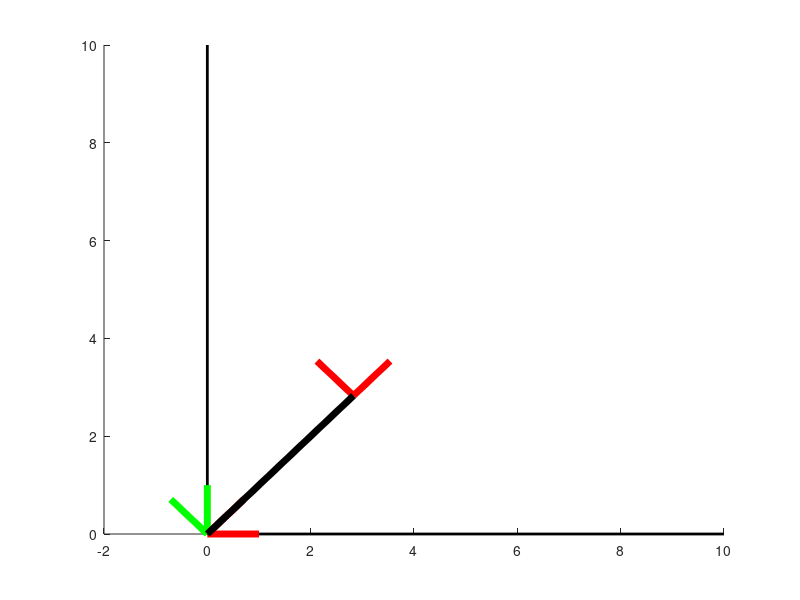

Here is the MATLAB script that generated this plot:
theta1 = 45; % theta1 en grados
m1 = 4;
m2 = 3; 
theta2 = -15;

% línea horizontal de 10 unidades de largo (eje x)
line([0 10],[0 0],[0 0],"LineWidth",2,"color","black");

% línea vertical de 10 unidades de largo (eje y)
line([0 0],[0 10],[0 0],"LineWidth",2,"color","black");

% Definiendo vectores unitarios
ref_0_x = [1; 0; 0; 1]; 
ref_0_y = [0; 1; 0; 1];
ref_0_z = [0; 0; 1; 0];

% Dibujando referencial 0
line([0 ref_0_x(1)],[0 ref_0_x(2)],[0 ref_0_x(3)],"color","red","LineWidth", 5);
line([0 ref_0_y(1)],[0 ref_0_y(2)],[0 ref_0_y(3)],"color","green","LineWidth", 5);

% DEFINIENDO LA PRIMER ROTACION
TZ1 = [cosd(theta1) -sind(theta1) 0 0;
       sind(theta1)  cosd(theta1) 0 0;
       0                 0        1 0;
       0                 0        0 1];

T1 = TZ1;

ref_1_x = TZ1 * ref_0_x;
ref_1_y = TZ1 * ref_0_y; 
ref_1_z = TZ1 * ref_0_z;

% Dibujando referencial 1
line([0 ref_1_x(1)],[0 ref_1_x(2)],[0 ref_1_x(3)],"color","red","LineWidth", 5);
line([0 ref_1_y(1)],[0 ref_1_y(2)],[0 ref_1_y(3)],"color","green","LineWidth", 5);

% DEFINIENDO LA PRIMER TRASLACION
TX1 = [1 0 0 m1;
       0 1 0 0;
       0 0 1 0;
       0 0 0 1];
T12 = T1 * TX1; % ME AYUDA A GUARDAR EL HISTORIAL DE LAS OPERACIONES QUE HE HECHO

Origen_Ref_2 = T12(1:3,4);

x_ref_2 = T12(1:3,1);
y_ref_2 = T12(1:3,2);

% Dibujando referencial 1
line([Origen_Ref_2(1) Origen_Ref_2(1)+ref_1_x(1)], ...
    [Origen_Ref_2(2) Origen_Ref_2(2)+ref_1_x(2)], ...
    [Origen_Ref_2(3) Origen_Ref_2(3)+ref_1_x(3)],"color","red","LineWidth", 5);
line([Origen_Ref_2(1) Origen_Ref_2(1)+ref_1_y(1)], ...
    [Origen_Ref_2(2) Origen_Ref_2(2)+ref_1_y(2)], ...
    [Origen_Ref_2(3) Origen_Ref_2(3)+ref_1_y(3)],"color","red","LineWidth", 5);


% Dibujando el brazo
Origen_Ref_1 = [0, 0, 0];
line([Origen_Ref_1(1) Origen_Ref_2(1)], ...
    [Origen_Ref_1(2) Origen_Ref_2(2)], ...
    [Origen_Ref_1(3) Origen_Ref_2(3)],"color","black","LineWidth", 5);


